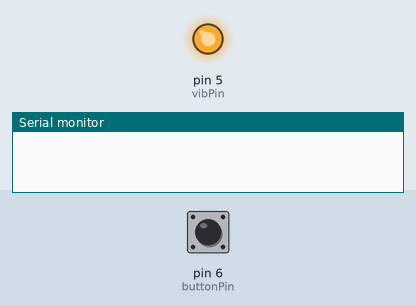
Bench run of a sketch on a simulated Arduino Uno, built with avr-gcc and run on an emulated ATmega328P. Shown: output pins drawn as LEDs (lit = HIGH), the last lines printed to the serial monitor. The inputs (shaded band) are chosen by the test bench; at power-on: pin 6 (buttonPin) HIGH. Storage starts empty; random numbers use the default seed unless the sketch sets one.

Above: at 1.2 s.
1.3 s: pin 6 (buttonPin) pulled LOW for 0.15 s
At 2.3 s:
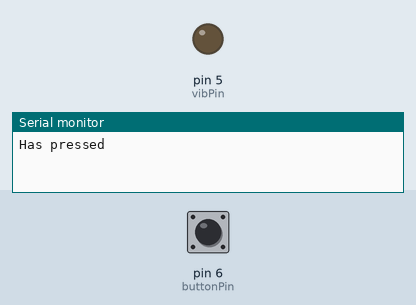
Timing chart, 0 to 8.5 s (numbered marks = the images above; inputs shaded):
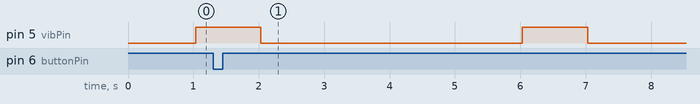

The sketch:

vib_reaction.ino
```cpp
#include <SD.h>
#include <SPI.h>


#define SD_ChipSelectPin 10
#define buttonPin 6

const int vibPin = 5;    // vibrator Grove connected to digital pin 9
//const int buttonPin = 6;

bool hasPressed = false;
unsigned int vibStamp = 0;
unsigned int pressStamp = 0;
unsigned int index = 0;
unsigned int secondsIndex = 0;
unsigned int oldTime, newTime;
int vibDelay;

void button();

void setup()  {
  pinMode(vibPin, OUTPUT);
  pinMode(buttonPin, INPUT_PULLUP);

  Serial.begin(9600);
  SD.begin(SD_ChipSelectPin);
  //Skapa textfil på SD-kort om den inte finns
  if (!SD.exists("timevib.txt")) {
   File timefile = SD.open ("timevib.txt", FILE_WRITE);
   timefile.close();
  }
  oldTime = millis();
  newTime = oldTime;
}

int newVibDelay() {
  return random(3,6);
}

void intToString(unsigned int num, char *str) {
  for(int i = 3; i >= 0; i--) {
    str[i] = (num%10) + '0';
    num /= 10;
  }
}

void loop()  {
  if(newTime - oldTime >= 1000) {
    secondsIndex++;
    if(secondsIndex == 1) {
      hasPressed = false;
      vibDelay = newVibDelay();
      vibStamp = millis();
      digitalWrite(vibPin, HIGH);
    }

    if(secondsIndex == 2) {
      digitalWrite(vibPin, LOW);
    }

    if(secondsIndex == vibDelay + 1) {
      File timefile = SD.open("timevib.txt", FILE_WRITE);

      timefile.print(index);
      timefile.print(" : ");
      if(hasPressed) {
        timefile.print(pressStamp - vibStamp);
        timefile.println("ms");
      }
      else {
        timefile.println("N/A");
      }
      timefile.close();
      index++;
      secondsIndex = 0;
    }

    oldTime = newTime;
  }
  newTime = millis();

  if(!digitalRead(buttonPin) && !hasPressed) {
    Serial.println("Has pressed");
    hasPressed = true;
    pressStamp = millis();
  }
}
```
